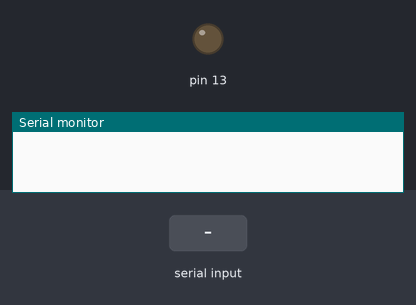
Simulated run of this sketch. Board: Arduino Uno, built with avr-gcc and run on an emulated ATmega328P. Parts: output pins drawn as LEDs (lit = HIGH), the last lines printed to the serial monitor. The inputs (shaded band) are chosen by the test bench.

Above: at 1.2 s.
1.3 s: "1" received over Serial
At 2.4 s:
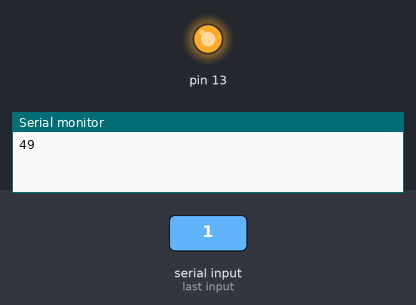
2.8 s: "0" received over Serial
At 3.6 s:
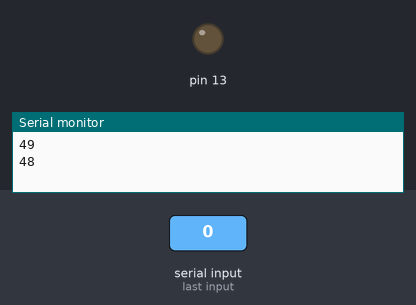
Timing chart, 0 to 5.8 s (numbered marks = the images above; inputs shaded):
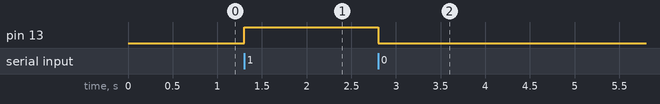

The sketch:

brilliant_esboo_waasa1.ino
```cpp
void setup()
{
  Serial.begin(9600);
  pinMode(13,OUTPUT);
}

void loop()
{
  while(Serial.available())
  {
    int value = Serial.read();
    Serial.println(value);
    if (value=='1')
    {
      digitalWrite(13,HIGH);
    }
    else
    {digitalWrite(13,LOW);}
  }
}
```

Measured:
- after the input at 1.3 s, pin 13: LOW → HIGH at once
- after the input at 2.8 s, pin 13: HIGH → LOW at once
